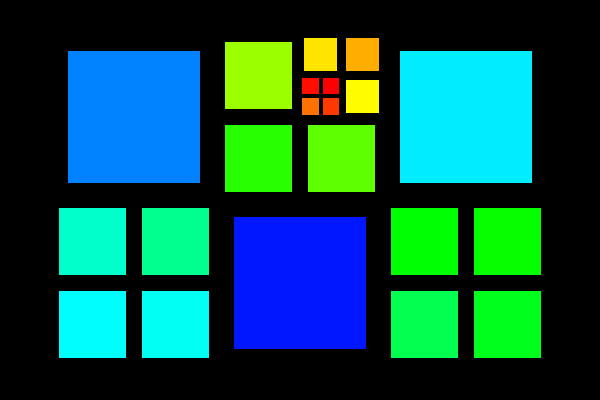

This figure's Python source:
#!/usr/bin/env python
# Demonstrate building a 2D uniform hyper tree grid without mask, with shrink filter.

import vtkmodules.vtkInteractionStyle  # noqa: F401
import vtkmodules.vtkRenderingOpenGL2  # noqa: F401

from vtkmodules.vtkCommonCore import vtkDoubleArray, vtkLookupTable
from vtkmodules.vtkCommonDataModel import (
    vtkHyperTreeGridNonOrientedCursor,
    vtkUniformHyperTreeGrid,
)
from vtkmodules.vtkFiltersGeneral import vtkShrinkFilter
from vtkmodules.vtkFiltersHyperTree import vtkHyperTreeGridGeometry
from vtkmodules.vtkRenderingCore import (
    vtkActor,
    vtkCamera,
    vtkDataSetMapper,
    vtkRenderWindow,
    vtkRenderWindowInteractor,
    vtkRenderer,
)

# Create the hyper tree grid.
htg = vtkUniformHyperTreeGrid()
htg.Initialize()

scalar_array = vtkDoubleArray()
scalar_array.SetName("scalar")
scalar_array.SetNumberOfValues(0)
htg.GetCellData().AddArray(scalar_array)
htg.GetCellData().SetActiveScalars("scalar")

htg.SetDimensions([4, 3, 1])
htg.SetBranchFactor(2)
htg.SetOrigin([-1.0, -1.0, -2])
htg.SetGridScale([1.0, 1.0, 1.0])

# Split the various trees.
cursor = vtkHyperTreeGridNonOrientedCursor()
offset_index = 0

# ROOT CELL 0
htg.InitializeNonOrientedCursor(cursor, 0, True)
cursor.SetGlobalIndexStart(offset_index)
idx = cursor.GetGlobalNodeIndex()
scalar_array.InsertTuple1(idx, 1)
cursor.SubdivideLeaf()

cursor.ToChild(0)
idx = cursor.GetGlobalNodeIndex()
scalar_array.InsertTuple1(idx, 7)
cursor.ToParent()

cursor.ToChild(1)
idx = cursor.GetGlobalNodeIndex()
scalar_array.InsertTuple1(idx, 8)
cursor.ToParent()

cursor.ToChild(2)
idx = cursor.GetGlobalNodeIndex()
scalar_array.InsertTuple1(idx, 9)
cursor.ToParent()

cursor.ToChild(3)
idx = cursor.GetGlobalNodeIndex()
scalar_array.InsertTuple1(idx, 10)
cursor.ToParent()

offset_index += cursor.GetTree().GetNumberOfVertices()

# ROOT CELL 1
htg.InitializeNonOrientedCursor(cursor, 1, True)
cursor.SetGlobalIndexStart(offset_index)
idx = cursor.GetGlobalNodeIndex()
scalar_array.InsertTuple1(idx, 2)
offset_index += cursor.GetTree().GetNumberOfVertices()

# ROOT CELL 2
htg.InitializeNonOrientedCursor(cursor, 2, True)
cursor.SetGlobalIndexStart(offset_index)
idx = cursor.GetGlobalNodeIndex()
scalar_array.InsertTuple1(idx, 3)
cursor.SubdivideLeaf()

cursor.ToChild(0)
idx = cursor.GetGlobalNodeIndex()
scalar_array.InsertTuple1(idx, 11)
cursor.ToParent()

cursor.ToChild(1)
idx = cursor.GetGlobalNodeIndex()
scalar_array.InsertTuple1(idx, 12)
cursor.ToParent()

cursor.ToChild(2)
idx = cursor.GetGlobalNodeIndex()
scalar_array.InsertTuple1(idx, 13)
cursor.ToParent()

cursor.ToChild(3)
idx = cursor.GetGlobalNodeIndex()
scalar_array.InsertTuple1(idx, 14)
cursor.ToParent()

offset_index += cursor.GetTree().GetNumberOfVertices()

# ROOT CELL 3
htg.InitializeNonOrientedCursor(cursor, 3, True)
cursor.SetGlobalIndexStart(offset_index)
idx = cursor.GetGlobalNodeIndex()
scalar_array.InsertTuple1(idx, 4)
offset_index += cursor.GetTree().GetNumberOfVertices()

# ROOT CELL 4
htg.InitializeNonOrientedCursor(cursor, 4, True)
cursor.SetGlobalIndexStart(offset_index)
idx = cursor.GetGlobalNodeIndex()
scalar_array.InsertTuple1(idx, 5)
cursor.SubdivideLeaf()

cursor.ToChild(0)
idx = cursor.GetGlobalNodeIndex()
scalar_array.InsertTuple1(idx, 15)
cursor.ToParent()

cursor.ToChild(1)
idx = cursor.GetGlobalNodeIndex()
scalar_array.InsertTuple1(idx, 16)
cursor.ToParent()

cursor.ToChild(2)
idx = cursor.GetGlobalNodeIndex()
scalar_array.InsertTuple1(idx, 17)
cursor.ToParent()

cursor.ToChild(3)
idx = cursor.GetGlobalNodeIndex()
scalar_array.InsertTuple1(idx, 18)
cursor.SubdivideLeaf()

# ROOT CELL 4/3/[0-3]
cursor.ToChild(0)
idx = cursor.GetGlobalNodeIndex()
scalar_array.InsertTuple1(idx, 19)
cursor.SubdivideLeaf()

# ROOT CELL 4/3/0/[0-3]
cursor.ToChild(0)
idx = cursor.GetGlobalNodeIndex()
scalar_array.InsertTuple1(idx, 23)
cursor.ToParent()

cursor.ToChild(1)
idx = cursor.GetGlobalNodeIndex()
scalar_array.InsertTuple1(idx, 24)
cursor.ToParent()

cursor.ToChild(2)
idx = cursor.GetGlobalNodeIndex()
scalar_array.InsertTuple1(idx, 25)
cursor.ToParent()

cursor.ToChild(3)
idx = cursor.GetGlobalNodeIndex()
scalar_array.InsertTuple1(idx, 26)
cursor.ToParent()

cursor.ToParent()

cursor.ToChild(1)
idx = cursor.GetGlobalNodeIndex()
scalar_array.InsertTuple1(idx, 20)
cursor.ToParent()

cursor.ToChild(2)
idx = cursor.GetGlobalNodeIndex()
scalar_array.InsertTuple1(idx, 21)
cursor.ToParent()

cursor.ToChild(3)
idx = cursor.GetGlobalNodeIndex()
scalar_array.InsertTuple1(idx, 22)
cursor.ToParent()

cursor.ToParent()

offset_index += cursor.GetTree().GetNumberOfVertices()

# ROOT CELL 5
htg.InitializeNonOrientedCursor(cursor, 5, True)
cursor.SetGlobalIndexStart(offset_index)
idx = cursor.GetGlobalNodeIndex()
scalar_array.InsertTuple1(idx, 6)

# Geometry filter.
geometry = vtkHyperTreeGridGeometry()
geometry.SetInputData(htg)

# Shrink filter.
shrink = vtkShrinkFilter()
shrink.SetInputConnection(geometry.GetOutputPort())
shrink.SetShrinkFactor(0.8)

# Lookup table.
lut = vtkLookupTable()
lut.SetHueRange(0.66, 0)
lut.UsingLogScale()
lut.Build()

# Mapper.
mapper = vtkDataSetMapper()
mapper.SetInputConnection(shrink.GetOutputPort())
mapper.SetLookupTable(lut)
mapper.SetColorModeToMapScalars()
mapper.SetScalarModeToUseCellFieldData()
mapper.SelectColorArray("scalar")
data_range = [1, 26]
mapper.SetScalarRange(data_range[0], data_range[1])

# Actor.
actor = vtkActor()
actor.SetMapper(mapper)

# Standard rendering pipeline.
renderer = vtkRenderer()
renderer.AddActor(actor)

render_window = vtkRenderWindow()
render_window.SetSize(600, 400)
render_window.AddRenderer(renderer)
render_window.SetWindowName("uniform hypertree grid2d full")

# Camera.
bd = htg.GetBounds()
camera = vtkCamera()
camera.SetClippingRange(1.0, 100.0)
focal = []
for i in range(3):
    focal.append(bd[2 * i] + (bd[2 * i + 1] - bd[2 * i]) / 2.0)
camera.SetFocalPoint(focal)
camera.SetPosition(focal[0], focal[1], focal[2] + 4.0)
renderer.SetActiveCamera(camera)

interactor = vtkRenderWindowInteractor()
interactor.SetRenderWindow(render_window)

interactor.Initialize()
interactor.Start()
